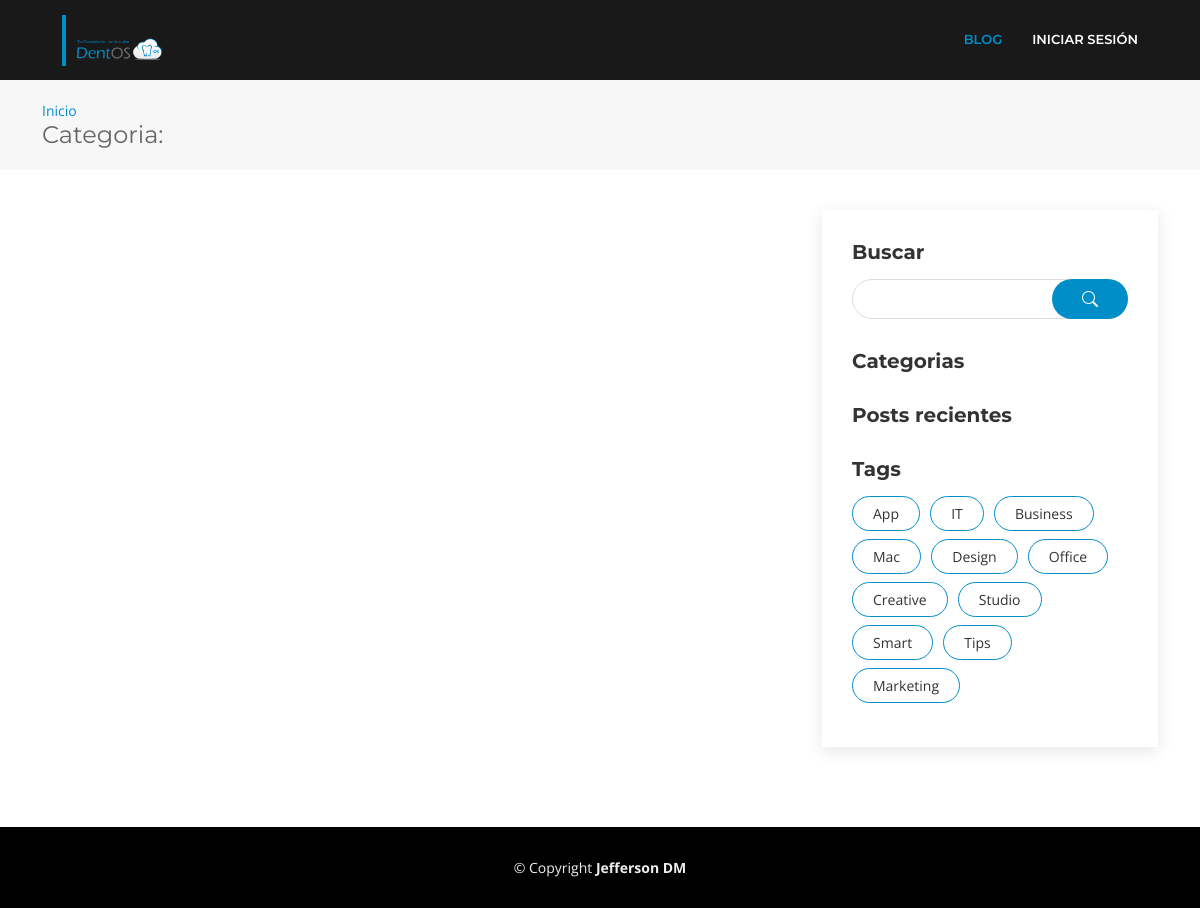
Before: /categoria.php with the older database file.
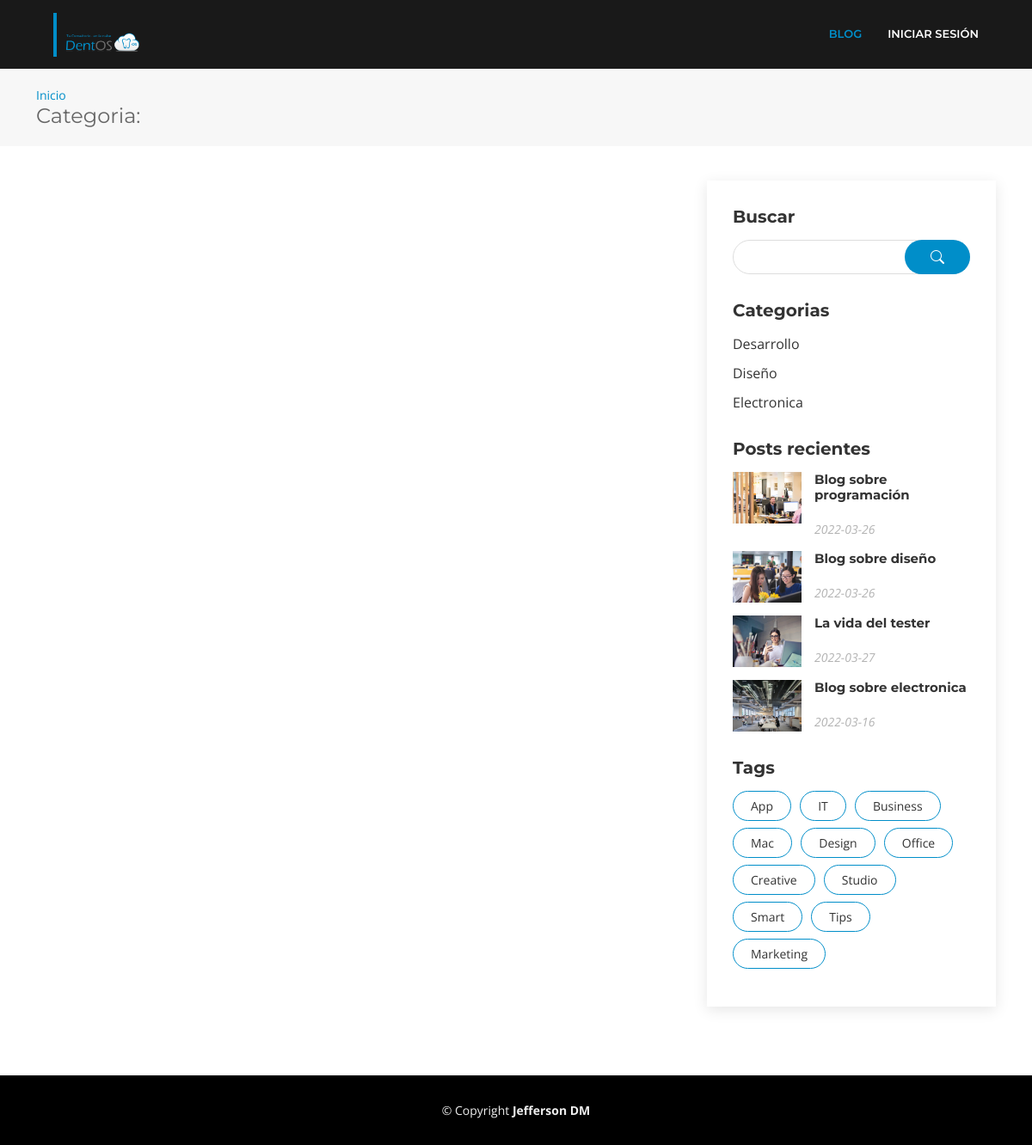
After: the same page with the newer database file.
### tables this page shows
CREATE TABLE `blog` (
  `id` int(6) NOT NULL,
  `titulo` varchar(500) NOT NULL,
  `descripcion` varchar(1000) NOT NULL,
  `categoria` varchar(20) NOT NULL,
  `fecha` date NOT NULL,
  `creado_por` varchar(50) NOT NULL
);

### categoria.php (the view, shortened to what this page needs)
<?php
require_once 'controller/dbc.php';
?>
<!DOCTYPE html>
<html lang="en">
<head>
  <link href="assets/vendor/animate.css/animate.min.css" rel="stylesheet">
  <link href="assets/vendor/aos/aos.css" rel="stylesheet">
  <link href="assets/vendor/bootstrap/css/bootstrap.min.css" rel="stylesheet">
  <link href="assets/vendor/bootstrap-icons/bootstrap-icons.css" rel="stylesheet">
  <link href="assets/vendor/glightbox/css/glightbox.min.css" rel="stylesheet">
  <link href="assets/vendor/swiper/swiper-bundle.min.css" rel="stylesheet">
  <link href="assets/css/style.css" rel="stylesheet">
</head>
<body>
  <header id="header" class="fixed-top d-flex align-items-center ">
    <div class="container-fluid">
      <div class="row justify-content-center align-items-center">
        <div class="col-xl-11 d-flex align-items-center justify-content-between">
         <a href="index.php" class="logo"><img src="assets/img/logo.png" alt="" class="img-fluid rounded-top"></a>
         <nav id="navbar" class="navbar">
          <ul>
            <li><a class="nav-link  active" href="index.php">Blog</a></li>
            <li><a class="nav-link" href="login.php">Iniciar sesión</a></li>
          </ul>
        </nav>
      </div>
    </div>
  </div>
</header>
<main id="main">
  <section id="breadcrumbs" class="breadcrumbs">
    <div class="container">
      <ol>
        <li><a href="index.php">Inicio</a></li>
      </ol>
      <h2>Categoria: <b><?php echo $categoria;?></b></h2>
    </div>
  </section>
  <section id="blog" class="blog">
    <div class="container" data-aos="fade-up">
      <div class="row">
        <div class="col-lg-8 entries">
      </div>
      <div class="col-lg-4">
        <div class="sidebar">
          <h3 class="sidebar-title">Buscar</h3>
          <div class="sidebar-item search-form">
            <form action="">
              <input type="text" class="form-control">
              <button type="submit"><i class="bi bi-search"></i></button>
            </form>
          </div>
          <h3 class="sidebar-title">Categorias</h3>
          <div class="sidebar-item categories">
           <ul>
            <?php foreach ($DB->query('SELECT DISTINCT categoria FROM blog') as $row ){  ?>
              <li><a href="categoria.php?/=<?php echo $row['categoria']; ?>"><?php echo $row['categoria']; ?></a></li>
              <?php
            }
            ?>
          </ul>
        </div>
        <h3 class="sidebar-title">Posts recientes
        </h3>
        <div class="sidebar-item recent-posts">
         <?php foreach ($DB->query('SELECT * FROM blog LIMIT 6') as $row ){  ?>
          <div class="post-item clearfix">
            <img src="assets/img/blog/blog-recent-<?php echo $row['id']; ?>.jpg" alt="">
            <h4><a href="ver-blog.php?/=<?php echo $row['id']; ?>"><?php echo $row['titulo']; ?></a></h4>
            <time datetime="<?php echo $row['fecha']; ?>"><?php echo $row['fecha']; ?></time>
          </div>
          <?php
        }
        ?>
      </div>
      <h3 class="sidebar-title">Tags</h3>
      <div class="sidebar-item tags">
        <ul>
          <li><a href="#">App</a></li>
          <li><a href="#">IT</a></li>
          <li><a href="#">Business</a></li>
          <li><a href="#">Mac</a></li>
          <li><a href="#">Design</a></li>
          <li><a href="#">Office</a></li>
          <li><a href="#">Creative</a></li>
          <li><a href="#">Studio</a></li>
          <li><a href="#">Smart</a></li>
          <li><a href="#">Tips</a></li>
          <li><a href="#">Marketing</a></li>
        </ul>
      </div>
    </div>
  </div>
</div>
</div>
</section>
</main>
<footer id="footer">
  <div class="container">
    <div class="copyright">
      &copy; Copyright <strong>Jefferson DM</strong>
    </div>
  </div>
</footer>
</body>
</html>

Changed rows visible on the page:
added blog: shows a picture, titulo "Blog sobre programación", fecha "2022-03-26"
added blog: shows a picture, titulo "Blog sobre diseño", fecha "2022-03-26"
added blog: shows a picture, titulo "La vida del tester", fecha "2022-03-27"
added blog: shows a picture, titulo "Blog sobre electronica", fecha "2022-03-16"
Other visible differences:
new list line: "Desarrollo"
new list line: "Diseño"
new list line: "Electronica"
